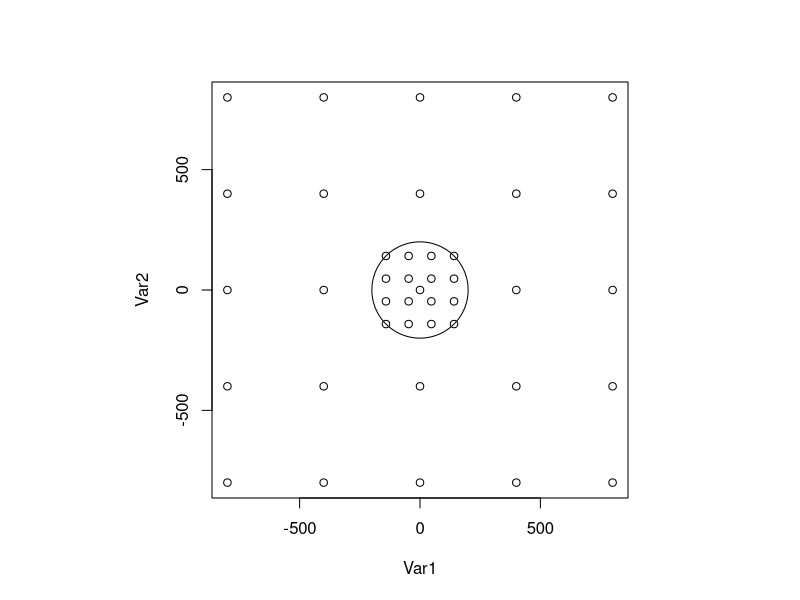

Recreate this plot in R. (Note: a time limit stopped this script after it produced the figure.)
## ---- chunk 1
knitr::opts_chunk$set(echo = TRUE)
## ---- chunk 2

# General surveillance
grid_size = 4
general_grid_1d = seq(-grid_size / 2, grid_size / 2) * 400
general_grid = expand.grid(general_grid_1d, general_grid_1d)
general_traps = as.matrix(general_grid)

d = 200 / sqrt(2)
supp_grid_1d = seq(-d, d, length.out = 4)
supp_traps = expand.grid(supp_grid_1d, supp_grid_1d)
all_traps = rbind(general_traps, supp_traps)

supp_indicator = rep(c('General', 'Supplementary'), c(nrow(general_traps), nrow(supp_traps)))
traps_df = data.frame(all_traps, factor(supp_indicator, c('Yes', 'No')))

  

# Plot traps as a check
par(pty = 's')
plot(all_traps)
plotrix::draw.circle(0, 0, radius=200)
par(pty = 'm')

norm = function(x) sqrt(sum(x^2))

pr_fn_ms = function(d) 0.4702111 * d ^(-1.37)
pr_fn_lg = function(d) exp(-2.66076 - 0.01109 * d) / 2


# Get probability of capture as a function of distance
# Inputs
#   d (float): distance btw fly and trap
#   pr_fn (function): one of pr_fn_ms or pr_fn_lg
#   threshold (float): lowest distance for which we will compute the pr_fn function.
pr_cap = function(d, pr_fn, threshold=1) {
  # Probability a single fly IS captured at 1 trap in 1 time period
  # We divide distance by 1000 to rescale to metre scale
  prob = function(distance) 1 - (1 - pr_fn(distance))^(1/4)

  ifelse(d <= threshold, prob(threshold), prob(d))
}

# Function to simulate Medfly population dynamics
# Inputs
#   n_periods (int): number of weeks
#   growth_params (list(mu=numeric(n_periods), sd=numeric(n_periods))): 
#     weekly growth mean and sd
draw_N = function(n_periods, growth_params, type='all') {
  N = growth_rates = numeric(n_periods)
  
  # Draw growth rates
  growth_rate = rnorm(1, growth_params$mu, growth_params$sd)
  
  # Draw number of flies at t_1
  lambda = rexp(1, 1/20)
  N[1] = rpois(1, lambda) 
  
  # Draw the no. of flies at t_2, t_3, ...
  for (t in 2:n_periods) {
    N[t] = rpois(1, N[t-1] * exp(growth_rate))
  }
  
  if (type == 'all') {
    return(list(N=N, R=growth_rate))
  } else {
    return(N[n_periods])
  }
}

# Function to draw a single simulation of a typical scenario
# Inputs
#   n_periods (int): number of weeks
#   growth_params (list(mu=numeric(n_periods), sd=numeric(n_periods))): 
#     weekly growth mean and sd
# Output
#   N (numeric(n_periods)): population size at each (weekly) time point

sim_erad = function(n_periods, growth_params) {
  # Initialise capture data
  y = numeric(n_periods)
  
  # Draw the population size fore each time point
  popn = draw_N(n_periods, growth_params)
  N = popn$N
  
  # Draw location and individual dispersals/deviations
  L = rnorm(2, sd = 160)
  
  # Capture probabilities
  for (t in 1:n_periods) {
    # Exit early if we have a zeroes because the population can't recover
    if (N[t] == 0) break
    
    # Check whether we're in a supplementary or general period
    n_traps = ifelse(t < 7, nrow(all_traps), nrow(general_traps))
  
    # Draw dispersals
    fly_locs = L + matrix(rnorm(2*N[t], sd=12.5), nrow=2)
    
    # Initialise probability of no captures at t (log scale)
    pr_no_caps_ln = 0
    
    for (k in 1:n_traps) {
      # Distance between trap k and each fly
      distances = sqrt(colSums((fly_locs - unlist(all_traps[k,]))^2))
      
      # Update probability of no captures
      pr_no_caps_ln = pr_no_caps_ln + sum(log(1-pr_cap(distances, pr_fn_ms)))
    }
    
    #y_t = 1 iff no flies are captured
    y[t] = rbinom(1, 1, exp(pr_no_caps_ln))
    
    if (!y[t]) return(NA)
  }
  
  # Return population sizes and an indicator for acceptance
  # We only accept a sample if y[t] = 1 for all t
  return(c(tail(N, 2), popn$R))
}

n_periods = 12
growth_params = list(mu = 0, sd = 0.2)

# Draw 1e4 posterior samples
sim_post = function(n_iter, n_periods, growth_params) {
  posterior_N = matrix(ncol=3, nrow=n_iter)
  colnames(posterior_N) = c('N_T', 'N_T-1', 'R')
  count_success = count_all = 0
  
  pb = progress::progress_bar$new(total=n_iter)
  
  while (count_success < n_iter) {
    count_all = count_all + 1
    
    new = sim_erad(n_periods, growth_params)
    
    if (!is.na(new[1])) {
      count_success = count_success + 1
      posterior_N[count_success, ] = new
      pb$tick()
    }
  }
  
  print(paste('Success rate:', count_success / count_all))
  
  return(posterior_N)
}

# Draw from the prior
sim_prior = function(n_iter, n_periods, growth_params) {
  # Init N
  prior_N = numeric(n_iter)
  
  for (i in 1:n_iter) {
    prior_N[i] = draw_N(n_periods, growth_params, 'last')
  }
  
  return(prior_N)
}

res = sim_post(1e4, n_periods, growth_params)

mean(sim_prior(1e4, n_periods, growth_params) == 0)

# With LG: success rate is 0.31, PR(N_T = 0) = 0.684
# With MS: success rate is 0.68, Pr(N_t = 0) = 0.425
# In each case, prior prob of erad is 0.323.


# Distribution of posterior prob

prob = exp(-res[, 2] * exp(res[, 3]))
hist(res[, 3], probability=T, breaks=10)
curve(dnorm(x, 0, 0.2), add=T)

hist(prob[prob != 1], breaks=50)

plot(density(prob[prob != 1]))

x = matrix(1:4, nrow=2)


mean(res[, 1] == 0)
## ---- chunk 3
# Plot of traps
library(ggforce)
ggplot(traps_df) +
  geom_circle(aes(x0=0, y0=0, r=200), colour = 'grey') +
  geom_point(aes(Var1, Var2, col=supp_indicator)) +
  coord_fixed() +
  xlab('X coordinate (metres)') +
  ylab('Y coordinate (metres)') +
  labs(col = 'Trap type') +
  scale_x_continuous(breaks = (-4:4)*200) +
  scale_y_continuous(breaks = (-4:4)*200) 

# Plot of typical situation

N = 30
fly_locations = data.frame(x=rnorm(N, sd=12.5), y=rnorm(N, sd=12.5))
library(ggforce)
ggplot(traps_df) +
  geom_circle(aes(x0=0, y0=0, r=200), colour = 'grey') +
  geom_point(aes(Var1, Var2, col=supp_indicator)) +
  geom_point(aes(x, y), data=fly_locations) +
  coord_fixed() +
  xlab('X coordinate (metres)') +
  ylab('Y coordinate (metres)') +
  labs(col = 'Trap type') +
  scale_x_continuous(breaks = (-4:4)*200) +
  scale_y_continuous(breaks = (-4:4)*200) 

# Plot of prior location density

x = seq(-1e3, 1e3, 20)
grid = expand.grid(-1e3:1e3, -1e3:1e3)
z = dnorm(grid[,1], sd=160) * dnorm(grid[,2], sd=160)

ggplot(data.frame(x=grid[,1], y=grid[,2], z)) +
  geom_contour_filled(aes(x=x, y=y, z=z)) +
  geom_point(aes(Var1, Var2, col=supp_indicator), data=traps_df) +
  theme(legend.position = 'none') +
  coord_fixed() +
  xlab('X coordinate (metres)') +
  ylab('Y coordinate (metres)') +
  scale_x_continuous(breaks = (-4:4)*200) +
  scale_y_continuous(breaks = (-4:4)*200) 
